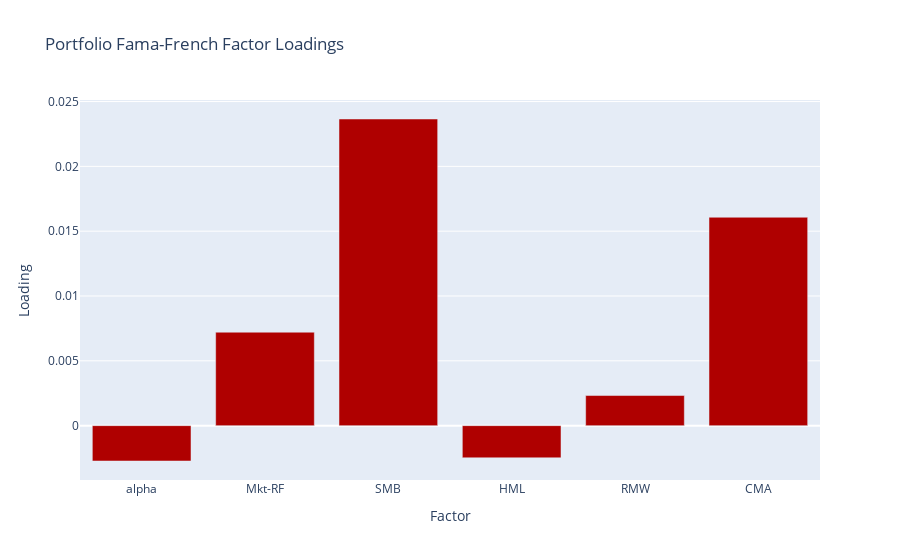

The cell this chart's notebook holds for it:
### Code cell
# Plot the portfolio loadings
fig = go.Figure()
fig.add_trace(go.Bar(x=portfolio_loadings.columns, y=portfolio_loadings.values[0]))
fig.update_layout(title="Portfolio Fama-French Factor Loadings", xaxis_title="Factor", yaxis_title="Loading")
# make the bars dark red
fig.update_traces(marker_color='rgb(175, 0, 0)')
fig.show()

### Figure 1 — Plotly figure (JSON) as saved in the notebook; plotly's stock layout.template omitted (floating-point values rounded to 4 significant figures)
{"data": [{"marker": {"color": "rgb(175, 0, 0)"}, "type": "bar", "x": ["alpha", "Mkt-RF", "SMB", "HML", "RMW", "CMA"], "y": [-0.002728, 0.007208, 0.02365, -0.002482, 0.002324, 0.01607]}], "layout": {"title": {"text": "Portfolio Fama-French Factor Loadings"}, "xaxis": {"title": {"text": "Factor"}}, "yaxis": {"title": {"text": "Loading"}}}}
